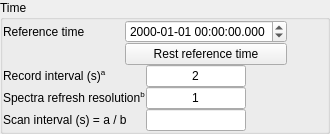
               <widget class="QGroupBox" name="groupBox_settingstime">
                <property name="sizePolicy">
                 <sizepolicy hsizetype="Preferred" vsizetype="Preferred">
                  <horstretch>0</horstretch>
                  <verstretch>0</verstretch>
                 </sizepolicy>
                </property>
                <property name="title">
                 <string>Time</string>
                </property>
                <property name="flat">
                 <bool>true</bool>
                </property>
                <layout class="QVBoxLayout" name="verticalLayout_36">
                 <property name="spacing">
                  <number>0</number>
                 </property>
                 <property name="leftMargin">
                  <number>0</number>
                 </property>
                 <property name="topMargin">
                  <number>0</number>
                 </property>
                 <property name="rightMargin">
                  <number>0</number>
                 </property>
                 <property name="bottomMargin">
                  <number>0</number>
                 </property>
                 <item>
                  <layout class="QGridLayout" name="gridLayout_4">
                   <property name="spacing">
                    <number>0</number>
                   </property>
                   <item row="0" column="4">
                    <widget class="QDateTimeEdit" name="dateTimeEdit_reftime">
                     <property name="enabled">
                      <bool>true</bool>
                     </property>
                     <property name="sizePolicy">
                      <sizepolicy hsizetype="Preferred" vsizetype="Fixed">
                       <horstretch>0</horstretch>
                       <verstretch>0</verstretch>
                      </sizepolicy>
                     </property>
                     <property name="wrapping">
                      <bool>false</bool>
                     </property>
                     <property name="readOnly">
                      <bool>false</bool>
                     </property>
                     <property name="buttonSymbols">
                      <enum>QAbstractSpinBox::UpDownArrows</enum>
                     </property>
                     <property name="accelerated">
                      <bool>false</bool>
                     </property>
                     <property name="dateTime">
                      <datetime>
                       <hour>0</hour>
                       <minute>0</minute>
                       <second>0</second>
                       <year>2000</year>
                       <month>1</month>
                       <day>1</day>
                      </datetime>
                     </property>
                     <property name="currentSection">
                      <enum>QDateTimeEdit::YearSection</enum>
                     </property>
                     <property name="displayFormat">
                      <string>yyyy-MM-dd hh:mm:ss.zzz</string>
                     </property>
                     <property name="calendarPopup">
                      <bool>false</bool>
                     </property>
                     <property name="currentSectionIndex">
                      <number>0</number>
                     </property>
                    </widget>
                   </item>
                   <item row="0" column="2">
                    <widget class="QLabel" name="label_2">
                     <property name="text">
                      <string>Reference time</string>
                     </property>
                    </widget>
                   </item>
                   <item row="1" column="4">
                    <widget class="QPushButton" name="pushButton_resetreftime">
                     <property name="sizePolicy">
                      <sizepolicy hsizetype="Preferred" vsizetype="Fixed">
                       <horstretch>0</horstretch>
                       <verstretch>0</verstretch>
                      </sizepolicy>
                     </property>
                     <property name="maximumSize">
                      <size>
                       <width>16777215</width>
                       <height>16777215</height>
                      </size>
                     </property>
                     <property name="text">
                      <string>Rest reference time</string>
                     </property>
                    </widget>
                   </item>
                   <item row="0" column="5">
                    <spacer name="horizontalSpacer_24">
                     <property name="orientation">
                      <enum>Qt::Horizontal</enum>
                     </property>
                     <property name="sizeHint" stdset="0">
                      <size>
                       <width>40</width>
                       <height>20</height>
                      </size>
                     </property>
                    </spacer>
                   </item>
                   <item row="0" column="3">
                    <spacer name="horizontalSpacer_31">
                     <property name="orientation">
                      <enum>Qt::Horizontal</enum>
                     </property>
                     <property name="sizeHint" stdset="0">
                      <size>
                       <width>40</width>
                       <height>20</height>
                      </size>
                     </property>
                    </spacer>
                   </item>
                  </layout>
                 </item>
                 <item>
                  <layout class="QGridLayout" name="gridLayout_3">
                   <property name="spacing">
                    <number>0</number>
                   </property>
                   <item row="2" column="0">
                    <widget class="QLabel" name="label_8">
                     <property name="sizePolicy">
                      <sizepolicy hsizetype="Preferred" vsizetype="Preferred">
                       <horstretch>0</horstretch>
                       <verstretch>0</verstretch>
                      </sizepolicy>
                     </property>
                     <property name="text">
                      <string>Scan interval (s) = a / b  </string>
                     </property>
                     <property name="buddy">
                      <cstring>lineEdit_scaninterval</cstring>
                     </property>
                    </widget>
                   </item>
                   <item row="1" column="0">
                    <widget class="QLabel" name="label">
                     <property name="text">
                      <string>&lt;html&gt;&lt;head/&gt;&lt;body&gt;&lt;p&gt;Spectra refresh resolution&lt;span style=&quot; vertical-align:super;&quot;&gt;b&lt;/span&gt;&lt;/p&gt;&lt;/body&gt;&lt;/html&gt;</string>
                     </property>
                     <property name="buddy">
                      <cstring>lineEdit_refreshresolution</cstring>
                     </property>
                    </widget>
                   </item>
                   <item row="2" column="1">
                    <widget class="QLineEdit" name="lineEdit_scaninterval">
                     <property name="maximumSize">
                      <size>
                       <width>100</width>
                       <height>16777215</height>
                      </size>
                     </property>
                     <property name="alignment">
                      <set>Qt::AlignCenter</set>
                     </property>
                     <property name="readOnly">
                      <bool>true</bool>
                     </property>
                    </widget>
                   </item>
                   <item row="2" column="2">
                    <spacer name="horizontalSpacer_7">
                     <property name="orientation">
                      <enum>Qt::Horizontal</enum>
                     </property>
                     <property name="sizeHint" stdset="0">
                      <size>
                       <width>22</width>
                       <height>17</height>
                      </size>
                     </property>
                    </spacer>
                   </item>
                   <item row="0" column="0">
                    <widget class="QLabel" name="label_3">
                     <property name="text">
                      <string>&lt;html&gt;&lt;head/&gt;&lt;body&gt;&lt;p&gt;Record interval (s)&lt;span style=&quot; vertical-align:super;&quot;&gt;a&lt;/span&gt;&lt;/p&gt;&lt;/body&gt;&lt;/html&gt;</string>
                     </property>
                     <property name="buddy">
                      <cstring>lineEdit_recordinterval</cstring>
                     </property>
                    </widget>
                   </item>
                   <item row="1" column="1">
                    <widget class="QLineEdit" name="lineEdit_refreshresolution">
                     <property name="sizePolicy">
                      <sizepolicy hsizetype="Preferred" vsizetype="Fixed">
                       <horstretch>0</horstretch>
                       <verstretch>0</verstretch>
                      </sizepolicy>
                     </property>
                     <property name="maximumSize">
                      <size>
                       <width>100</width>
                       <height>16777215</height>
                      </size>
                     </property>
                     <property name="inputMethodHints">
                      <set>Qt::ImhDigitsOnly</set>
                     </property>
                     <property name="text">
                      <string>1</string>
                     </property>
                     <property name="alignment">
                      <set>Qt::AlignCenter</set>
                     </property>
                    </widget>
                   </item>
                   <item row="0" column="2">
                    <spacer name="horizontalSpacer_6">
                     <property name="orientation">
                      <enum>Qt::Horizontal</enum>
                     </property>
                     <property name="sizeHint" stdset="0">
                      <size>
                       <width>40</width>
                       <height>20</height>
                      </size>
                     </property>
                    </spacer>
                   </item>
                   <item row="0" column="1">
                    <widget class="QLineEdit" name="lineEdit_recordinterval">
                     <property name="sizePolicy">
                      <sizepolicy hsizetype="Preferred" vsizetype="Fixed">
                       <horstretch>0</horstretch>
                       <verstretch>0</verstretch>
                      </sizepolicy>
                     </property>
                     <property name="maximumSize">
                      <size>
                       <width>100</width>
                       <height>16777215</height>
                      </size>
                     </property>
                     <property name="inputMethodHints">
                      <set>Qt::ImhDigitsOnly</set>
                     </property>
                     <property name="text">
                      <string>2</string>
                     </property>
                     <property name="alignment">
                      <set>Qt::AlignCenter</set>
                     </property>
                    </widget>
                   </item>
                   <item row="1" column="2">
                    <spacer name="horizontalSpacer_4">
                     <property name="orientation">
                      <enum>Qt::Horizontal</enum>
                     </property>
                     <property name="sizeHint" stdset="0">
                      <size>
                       <width>40</width>
                       <height>20</height>
                      </size>
                     </property>
                    </spacer>
                   </item>
                  </layout>
                 </item>
                </layout>
               </widget>
